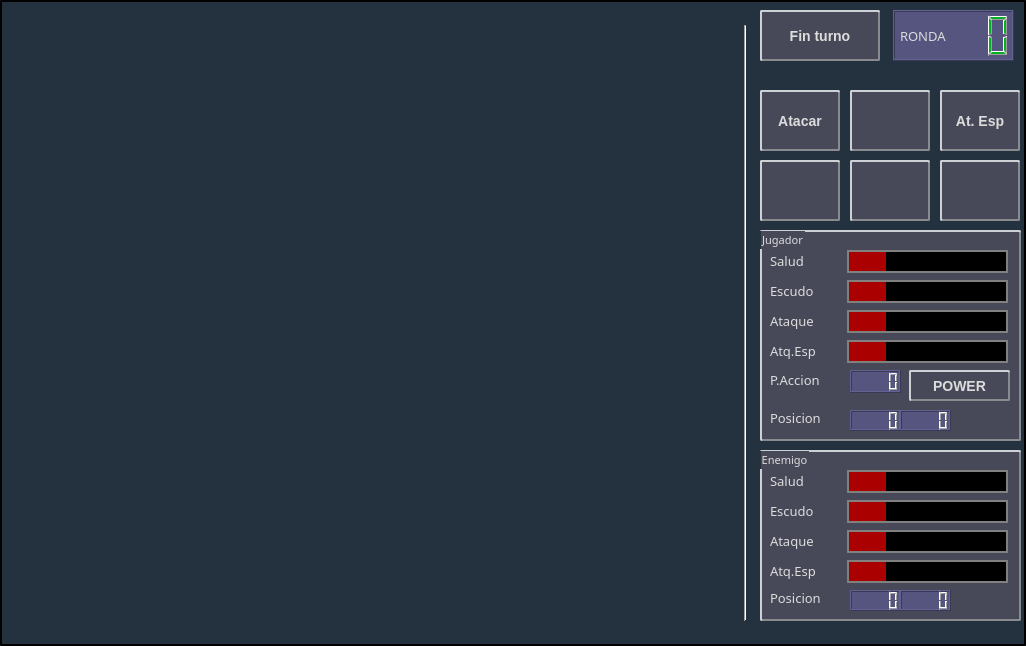
<?xml version="1.0" encoding="UTF-8"?>
<ui version="4.0">
 <class>GameWindow</class>
 <widget class="QWidget" name="GameWindow">
  <property name="geometry">
   <rect>
    <x>0</x>
    <y>0</y>
    <width>1026</width>
    <height>646</height>
   </rect>
  </property>
  <property name="minimumSize">
   <size>
    <width>1026</width>
    <height>646</height>
   </size>
  </property>
  <property name="maximumSize">
   <size>
    <width>1026</width>
    <height>646</height>
   </size>
  </property>
  <property name="windowTitle">
   <string>Juego de naves</string>
  </property>
  <property name="styleSheet">
   <string notr="true">QWidget#GameWindow{
background-color: rgb(36, 49, 63);
	border-style: outset;
    border-width: 2px;
    border-radius: 2px;
   border-color: black;
	color: rgb(63, 85, 101);
	font: 9pt &quot;Small Fonts&quot;;
}
QLCDNumber {
	
	color: rgb(6, 176, 37);
	border-color: rgb(37, 38, 91);
	background-color:rgb(85, 85, 127);
}

QPushButton#upButton {
border-image: url(:/images/flecha_U.png);
}

QPushButton#downButton {
border-image: url(:/images/flecha_D.png);
}

QPushButton#leftButton {
border-image: url(:/images/flecha_L.png);
}

QPushButton#rightButton {
border-image: url(:/images/flecha_R.png);
}

QPushButton#atacarButton { 
background-color: rgba(72, 73, 88, 255);
	border-style: outset;
    border-width: 2px;
    border-radius: 2px;
   border-color: rgb(137, 139, 142);
    padding: 6px;

	color: rgb(220, 220, 220);
	font: bold 11pt &quot;Small Fonts&quot;;
}

QPushButton#atacarEspButton { 
background-color: rgba(72, 73, 88, 255);
	border-style: outset;
    border-width: 2px;
    border-radius: 2px;
   border-color: rgb(137, 139, 142);
    padding: 6px;

	color: rgb(220, 220, 220);
	font: bold 10pt &quot;Small Fonts&quot;;
}

QPushButton#habilidadButton { 
background-color: rgba(72, 73, 88, 255);
	border-style: outset;
    border-width: 2px;
    border-radius: 2px;
   border-color: rgb(137, 139, 142);
    font: bold 14px;
    padding: 6px;

	color: rgb(220, 220, 220);
	font: bold 11pt &quot;Small Fonts&quot;;
}

QPushButton#terminarTurnoButton { 
background-color: rgba(72, 73, 88, 255);
	border-style: outset;
    border-width: 2px;
    border-radius: 2px;
   border-color: rgb(137, 139, 142);
    font: bold 14px;
    padding: 6px;

	color: rgb(220, 220, 220);
	font: bold 11pt &quot;Small Fonts&quot;;
}

QPushButton#atacarButton:pressed {
	border-style: inset;
	border-color: rgb(30, 39, 90);
}

QPushButton#habilidadButton:pressed {
	border-style: inset;
	border-color: rgb(30, 39, 90);
}


QPushButton#terminarTurnoButton:pressed {
	border-style: inset;
	border-color: rgb(30, 39, 90);
}

QGroupBox#groupBox {
background-color: rgba(72, 73, 88, 255);
	border-style: outset;
    border-width: 2px;
    border-radius: 2px;
   border-color: rgb(137, 139, 142);
    padding: 6px;
color: rgb(220, 220, 220);
font:  8pt &quot;Small Fonts&quot;;
}

QGroupBox#groupBox_2 {
 
background-color: rgba(72, 73, 88, 255);
	border-style: outset;
    border-width: 2px;
    border-radius: 2px;
   border-color: rgb(137, 139, 142);
    padding: 6px;
color: rgb(220, 220, 220);
font: 8pt &quot;Small Fonts&quot;;
}

QGroupBox#groupBox_3 {
border-style: outlet;
border-color: transparent;
background-color: transparent;
color: rgb(220, 220, 220);
font:  8pt &quot;Small Fonts&quot;;
}

QLabel{
color: rgb(220, 220, 220);
font:  10pt &quot;Small Fonts&quot;;

}

QLine {
background-color: transparent;
}

QMessageBox{
background-color: rgb(36, 49, 63);
	border-style: outset;
    border-width: 2px;
    border-radius: 2px;
   border-color: black;
	color: rgb(63, 85, 101);
	font: 12pt &quot;Small Fonts&quot;;
}

QPushButton{
background-color: rgba(72, 73, 88, 255);
	border-style: outset;
    border-width: 2px;
    border-radius: 2px;
   border-color: rgb(137, 139, 142);
    font: bold 14px;
    padding: 6px;

	color: rgb(220, 220, 220);
	font: bold 11pt &quot;Small Fonts&quot;;
}


QPushButton:pressed {
	border-style: inset;
	border-color: rgb(30, 39, 90);
}

QProgressBar{
background-color: rgb(0, 0, 0);
border: 2px solid grey;
}
QProgressBar:chunk{
background-color: rgb(170, 0, 0);
}

</string>
  </property>
  <widget class="Line" name="line">
   <property name="geometry">
    <rect>
     <x>740</x>
     <y>25</y>
     <width>11</width>
     <height>596</height>
    </rect>
   </property>
   <property name="orientation">
    <enum>Qt::Vertical</enum>
   </property>
  </widget>
  <widget class="QGroupBox" name="groupBox">
   <property name="geometry">
    <rect>
     <x>760</x>
     <y>230</y>
     <width>261</width>
     <height>211</height>
    </rect>
   </property>
   <property name="font">
    <font>
     <family>Small Fonts</family>
     <pointsize>8</pointsize>
     <weight>50</weight>
     <italic>false</italic>
     <bold>false</bold>
    </font>
   </property>
   <property name="title">
    <string>Jugador</string>
   </property>
   <widget class="QLabel" name="label_4">
    <property name="geometry">
     <rect>
      <x>10</x>
      <y>110</y>
      <width>71</width>
      <height>21</height>
     </rect>
    </property>
    <property name="font">
     <font>
      <family>Small Fonts</family>
      <pointsize>10</pointsize>
      <weight>50</weight>
      <italic>false</italic>
      <bold>false</bold>
     </font>
    </property>
    <property name="text">
     <string>Atq.Esp</string>
    </property>
   </widget>
   <widget class="QLabel" name="label_3">
    <property name="geometry">
     <rect>
      <x>10</x>
      <y>80</y>
      <width>61</width>
      <height>21</height>
     </rect>
    </property>
    <property name="font">
     <font>
      <family>Small Fonts</family>
      <pointsize>10</pointsize>
      <weight>50</weight>
      <italic>false</italic>
      <bold>false</bold>
     </font>
    </property>
    <property name="text">
     <string>Ataque</string>
    </property>
   </widget>
   <widget class="QProgressBar" name="escudoBar">
    <property name="geometry">
     <rect>
      <x>87</x>
      <y>50</y>
      <width>161</width>
      <height>23</height>
     </rect>
    </property>
    <property name="value">
     <number>24</number>
    </property>
    <property name="textVisible">
     <bool>false</bool>
    </property>
   </widget>
   <widget class="QLabel" name="label">
    <property name="geometry">
     <rect>
      <x>10</x>
      <y>20</y>
      <width>61</width>
      <height>21</height>
     </rect>
    </property>
    <property name="font">
     <font>
      <family>Small Fonts</family>
      <pointsize>10</pointsize>
      <weight>50</weight>
      <italic>false</italic>
      <bold>false</bold>
     </font>
    </property>
    <property name="text">
     <string>Salud</string>
    </property>
   </widget>
   <widget class="QProgressBar" name="atqBar">
    <property name="geometry">
     <rect>
      <x>87</x>
      <y>80</y>
      <width>161</width>
      <height>23</height>
     </rect>
    </property>
    <property name="value">
     <number>24</number>
    </property>
    <property name="textVisible">
     <bool>false</bool>
    </property>
   </widget>
   <widget class="QProgressBar" name="saludBar">
    <property name="geometry">
     <rect>
      <x>87</x>
      <y>20</y>
      <width>161</width>
      <height>23</height>
     </rect>
    </property>
    <property name="value">
     <number>24</number>
    </property>
    <property name="textVisible">
     <bool>false</bool>
    </property>
   </widget>
   <widget class="QLabel" name="label_2">
    <property name="geometry">
     <rect>
      <x>10</x>
      <y>50</y>
      <width>61</width>
      <height>21</height>
     </rect>
    </property>
    <property name="font">
     <font>
      <family>Small Fonts</family>
      <pointsize>10</pointsize>
      <weight>50</weight>
      <italic>false</italic>
      <bold>false</bold>
     </font>
    </property>
    <property name="text">
     <string>Escudo</string>
    </property>
   </widget>
   <widget class="QProgressBar" name="atqespBar">
    <property name="geometry">
     <rect>
      <x>87</x>
      <y>110</y>
      <width>161</width>
      <height>23</height>
     </rect>
    </property>
    <property name="value">
     <number>24</number>
    </property>
    <property name="textVisible">
     <bool>false</bool>
    </property>
   </widget>
   <widget class="QLCDNumber" name="posXLCD">
    <property name="geometry">
     <rect>
      <x>90</x>
      <y>180</y>
      <width>51</width>
      <height>21</height>
     </rect>
    </property>
   </widget>
   <widget class="QLabel" name="label_9">
    <property name="geometry">
     <rect>
      <x>10</x>
      <y>180</y>
      <width>71</width>
      <height>16</height>
     </rect>
    </property>
    <property name="font">
     <font>
      <family>Small Fonts</family>
      <pointsize>10</pointsize>
      <weight>50</weight>
      <italic>false</italic>
      <bold>false</bold>
     </font>
    </property>
    <property name="text">
     <string>Posicion</string>
    </property>
   </widget>
   <widget class="QLCDNumber" name="posYLCD">
    <property name="geometry">
     <rect>
      <x>140</x>
      <y>180</y>
      <width>51</width>
      <height>21</height>
     </rect>
    </property>
   </widget>
   <widget class="QLCDNumber" name="paLCD">
    <property name="geometry">
     <rect>
      <x>90</x>
      <y>140</y>
      <width>51</width>
      <height>23</height>
     </rect>
    </property>
   </widget>
   <widget class="QLabel" name="label_5">
    <property name="geometry">
     <rect>
      <x>10</x>
      <y>140</y>
      <width>81</width>
      <height>20</height>
     </rect>
    </property>
    <property name="font">
     <font>
      <family>Small Fonts</family>
      <pointsize>10</pointsize>
      <weight>50</weight>
      <italic>false</italic>
      <bold>false</bold>
     </font>
    </property>
    <property name="text">
     <string>P.Accion</string>
    </property>
   </widget>
   <widget class="QPushButton" name="habilidadButton">
    <property name="geometry">
     <rect>
      <x>149</x>
      <y>140</y>
      <width>101</width>
      <height>31</height>
     </rect>
    </property>
    <property name="styleSheet">
     <string notr="true"/>
    </property>
    <property name="text">
     <string>POWER</string>
    </property>
    <property name="checkable">
     <bool>false</bool>
    </property>
   </widget>
  </widget>
  <widget class="QGroupBox" name="groupBox_2">
   <property name="geometry">
    <rect>
     <x>760</x>
     <y>450</y>
     <width>261</width>
     <height>171</height>
    </rect>
   </property>
   <property name="font">
    <font>
     <family>Small Fonts</family>
     <pointsize>8</pointsize>
     <weight>50</weight>
     <italic>false</italic>
     <bold>false</bold>
    </font>
   </property>
   <property name="title">
    <string>Enemigo</string>
   </property>
   <widget class="QLabel" name="label_6">
    <property name="geometry">
     <rect>
      <x>10</x>
      <y>110</y>
      <width>71</width>
      <height>21</height>
     </rect>
    </property>
    <property name="font">
     <font>
      <family>Small Fonts</family>
      <pointsize>10</pointsize>
      <weight>50</weight>
      <italic>false</italic>
      <bold>false</bold>
     </font>
    </property>
    <property name="text">
     <string>Atq.Esp</string>
    </property>
   </widget>
   <widget class="QLabel" name="label_7">
    <property name="geometry">
     <rect>
      <x>10</x>
      <y>80</y>
      <width>61</width>
      <height>21</height>
     </rect>
    </property>
    <property name="font">
     <font>
      <family>Small Fonts</family>
      <pointsize>10</pointsize>
      <weight>50</weight>
      <italic>false</italic>
      <bold>false</bold>
     </font>
    </property>
    <property name="text">
     <string>Ataque</string>
    </property>
   </widget>
   <widget class="QProgressBar" name="escudoBar_enemigo">
    <property name="geometry">
     <rect>
      <x>87</x>
      <y>50</y>
      <width>161</width>
      <height>23</height>
     </rect>
    </property>
    <property name="value">
     <number>24</number>
    </property>
    <property name="textVisible">
     <bool>false</bool>
    </property>
   </widget>
   <widget class="QLabel" name="label_8">
    <property name="geometry">
     <rect>
      <x>10</x>
      <y>20</y>
      <width>61</width>
      <height>21</height>
     </rect>
    </property>
    <property name="font">
     <font>
      <family>Small Fonts</family>
      <pointsize>10</pointsize>
      <weight>50</weight>
      <italic>false</italic>
      <bold>false</bold>
     </font>
    </property>
    <property name="text">
     <string>Salud</string>
    </property>
   </widget>
   <widget class="QProgressBar" name="atqBar_enemigo">
    <property name="geometry">
     <rect>
      <x>87</x>
      <y>80</y>
      <width>161</width>
      <height>23</height>
     </rect>
    </property>
    <property name="value">
     <number>24</number>
    </property>
    <property name="textVisible">
     <bool>false</bool>
    </property>
   </widget>
   <widget class="QProgressBar" name="saludBar_enemigo">
    <property name="geometry">
     <rect>
      <x>87</x>
      <y>20</y>
      <width>161</width>
      <height>23</height>
     </rect>
    </property>
    <property name="value">
     <number>24</number>
    </property>
    <property name="textVisible">
     <bool>false</bool>
    </property>
   </widget>
   <widget class="QLabel" name="label_10">
    <property name="geometry">
     <rect>
      <x>10</x>
      <y>50</y>
      <width>61</width>
      <height>21</height>
     </rect>
    </property>
    <property name="font">
     <font>
      <family>Small Fonts</family>
      <pointsize>10</pointsize>
      <weight>50</weight>
      <italic>false</italic>
      <bold>false</bold>
     </font>
    </property>
    <property name="text">
     <string>Escudo</string>
    </property>
   </widget>
   <widget class="QProgressBar" name="atqespBar_enemigo">
    <property name="geometry">
     <rect>
      <x>87</x>
      <y>110</y>
      <width>161</width>
      <height>23</height>
     </rect>
    </property>
    <property name="value">
     <number>24</number>
    </property>
    <property name="textVisible">
     <bool>false</bool>
    </property>
   </widget>
   <widget class="QLCDNumber" name="posXLCD_enemigo">
    <property name="geometry">
     <rect>
      <x>90</x>
      <y>140</y>
      <width>51</width>
      <height>21</height>
     </rect>
    </property>
   </widget>
   <widget class="QLabel" name="label_11">
    <property name="geometry">
     <rect>
      <x>10</x>
      <y>140</y>
      <width>71</width>
      <height>16</height>
     </rect>
    </property>
    <property name="font">
     <font>
      <family>Small Fonts</family>
      <pointsize>10</pointsize>
      <weight>50</weight>
      <italic>false</italic>
      <bold>false</bold>
     </font>
    </property>
    <property name="text">
     <string>Posicion</string>
    </property>
   </widget>
   <widget class="QLCDNumber" name="posYLCD_enemigo">
    <property name="geometry">
     <rect>
      <x>140</x>
      <y>140</y>
      <width>51</width>
      <height>21</height>
     </rect>
    </property>
   </widget>
  </widget>
  <widget class="QGroupBox" name="groupBox_3">
   <property name="geometry">
    <rect>
     <x>760</x>
     <y>60</y>
     <width>271</width>
     <height>171</height>
    </rect>
   </property>
   <property name="font">
    <font>
     <family>Small Fonts</family>
     <pointsize>8</pointsize>
     <weight>50</weight>
     <italic>false</italic>
     <bold>false</bold>
    </font>
   </property>
   <property name="title">
    <string/>
   </property>
   <widget class="QPushButton" name="leftButton">
    <property name="geometry">
     <rect>
      <x>0</x>
      <y>100</y>
      <width>80</width>
      <height>61</height>
     </rect>
    </property>
    <property name="styleSheet">
     <string notr="true">QPushBtton{
border-image: url(:/images/flecha_L.png);
}

QPushButton:pressed{
border-image: url(:/images/flecha_pressed_L.png);
}</string>
    </property>
    <property name="text">
     <string/>
    </property>
   </widget>
   <widget class="QPushButton" name="downButton">
    <property name="geometry">
     <rect>
      <x>90</x>
      <y>100</y>
      <width>80</width>
      <height>61</height>
     </rect>
    </property>
    <property name="styleSheet">
     <string notr="true"/>
    </property>
    <property name="text">
     <string/>
    </property>
   </widget>
   <widget class="QPushButton" name="atacarButton">
    <property name="geometry">
     <rect>
      <x>0</x>
      <y>30</y>
      <width>80</width>
      <height>61</height>
     </rect>
    </property>
    <property name="minimumSize">
     <size>
      <width>80</width>
      <height>61</height>
     </size>
    </property>
    <property name="maximumSize">
     <size>
      <width>80</width>
      <height>61</height>
     </size>
    </property>
    <property name="styleSheet">
     <string notr="true"/>
    </property>
    <property name="text">
     <string>Atacar</string>
    </property>
   </widget>
   <widget class="QPushButton" name="upButton">
    <property name="geometry">
     <rect>
      <x>90</x>
      <y>30</y>
      <width>80</width>
      <height>61</height>
     </rect>
    </property>
    <property name="styleSheet">
     <string notr="true"/>
    </property>
    <property name="text">
     <string/>
    </property>
   </widget>
   <widget class="QPushButton" name="rightButton">
    <property name="geometry">
     <rect>
      <x>180</x>
      <y>100</y>
      <width>80</width>
      <height>61</height>
     </rect>
    </property>
    <property name="styleSheet">
     <string notr="true"/>
    </property>
    <property name="text">
     <string/>
    </property>
   </widget>
   <widget class="QPushButton" name="atacarEspButton">
    <property name="geometry">
     <rect>
      <x>180</x>
      <y>30</y>
      <width>80</width>
      <height>61</height>
     </rect>
    </property>
    <property name="minimumSize">
     <size>
      <width>80</width>
      <height>61</height>
     </size>
    </property>
    <property name="maximumSize">
     <size>
      <width>80</width>
      <height>61</height>
     </size>
    </property>
    <property name="styleSheet">
     <string notr="true"/>
    </property>
    <property name="text">
     <string>At. Esp</string>
    </property>
   </widget>
  </widget>
  <widget class="QLCDNumber" name="turnoLCD">
   <property name="geometry">
    <rect>
     <x>893</x>
     <y>10</y>
     <width>121</width>
     <height>51</height>
    </rect>
   </property>
   <property name="styleSheet">
    <string notr="true"/>
   </property>
  </widget>
  <widget class="QLabel" name="label_13">
   <property name="geometry">
    <rect>
     <x>3</x>
     <y>3</y>
     <width>720</width>
     <height>640</height>
    </rect>
   </property>
   <property name="sizePolicy">
    <sizepolicy hsizetype="Preferred" vsizetype="Preferred">
     <horstretch>0</horstretch>
     <verstretch>0</verstretch>
    </sizepolicy>
   </property>
   <property name="minimumSize">
    <size>
     <width>720</width>
     <height>640</height>
    </size>
   </property>
   <property name="maximumSize">
    <size>
     <width>720</width>
     <height>640</height>
    </size>
   </property>
   <property name="styleSheet">
    <string notr="true">border-image: url(:/images/fondo.png);
border-color: rgb(0, 85, 127);
border-width: 2px;</string>
   </property>
   <property name="text">
    <string/>
   </property>
  </widget>
  <widget class="QPushButton" name="terminarTurnoButton">
   <property name="geometry">
    <rect>
     <x>760</x>
     <y>10</y>
     <width>120</width>
     <height>51</height>
    </rect>
   </property>
   <property name="minimumSize">
    <size>
     <width>120</width>
     <height>51</height>
    </size>
   </property>
   <property name="maximumSize">
    <size>
     <width>120</width>
     <height>51</height>
    </size>
   </property>
   <property name="styleSheet">
    <string notr="true"/>
   </property>
   <property name="text">
    <string>Fin turno</string>
   </property>
  </widget>
  <widget class="QLabel" name="label_12">
   <property name="geometry">
    <rect>
     <x>900</x>
     <y>10</y>
     <width>71</width>
     <height>51</height>
    </rect>
   </property>
   <property name="font">
    <font>
     <family>Small Fonts</family>
     <pointsize>10</pointsize>
     <weight>50</weight>
     <italic>false</italic>
     <bold>false</bold>
    </font>
   </property>
   <property name="text">
    <string>RONDA</string>
   </property>
  </widget>
  <zorder>label_13</zorder>
  <zorder>line</zorder>
  <zorder>groupBox</zorder>
  <zorder>groupBox_2</zorder>
  <zorder>groupBox_3</zorder>
  <zorder>turnoLCD</zorder>
  <zorder>terminarTurnoButton</zorder>
  <zorder>label_12</zorder>
 </widget>
 <resources/>
 <connections/>
</ui>
